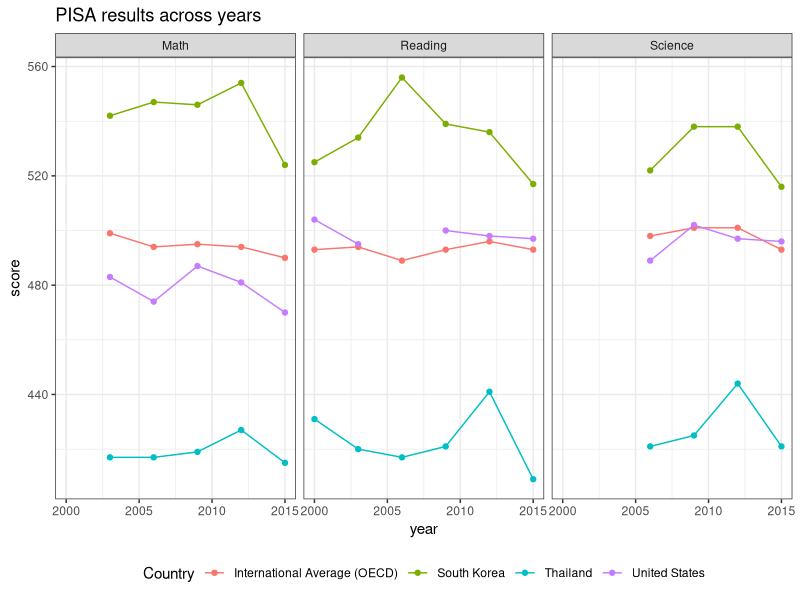

Write R code to recreate this figure.
## ---- chunk 1
knitr::opts_chunk$set(echo = TRUE)
## ---- chunk 2
# Load package
library(ggplot2)
# Load data
dat <- read.table(text = 'Country,year,score,subject
International Average (OECD),2015,490,Math
South Korea,2015,524,Math
Thailand,2015,415,Math
United States,2015,470,Math
International Average (OECD),2012,494,Math
South Korea,2012,554,Math
Thailand,2012,427,Math
United States,2012,481,Math
International Average (OECD),2009,495,Math
South Korea,2009,546,Math
Thailand,2009,419,Math
United States,2009,487,Math
International Average (OECD),2006,494,Math
South Korea,2006,547,Math
Thailand,2006,417,Math
United States,2006,474,Math
International Average (OECD),2003,499,Math
South Korea,2003,542,Math
Thailand,2003,417,Math
United States,2003,483,Math
International Average (OECD),2015,493,Reading
South Korea,2015,517,Reading
Thailand,2015,409,Reading
United States,2015,497,Reading
International Average (OECD),2012,496,Reading
South Korea,2012,536,Reading
Thailand,2012,441,Reading
United States,2012,498,Reading
International Average (OECD),2009,493,Reading
South Korea,2009,539,Reading
Thailand,2009,421,Reading
United States,2009,500,Reading
International Average (OECD),2006,489,Reading
South Korea,2006,556,Reading
Thailand,2006,417,Reading
United States,2006,NA,Reading
International Average (OECD),2003,494,Reading
South Korea,2003,534,Reading
Thailand,2003,420,Reading
United States,2003,495,Reading
International Average (OECD),2000,493,Reading
South Korea,2000,525,Reading
Thailand,2000,431,Reading
United States,2000,504,Reading
International Average (OECD),2015,493,Science
South Korea,2015,516,Science
Thailand,2015,421,Science
United States,2015,496,Science
International Average (OECD),2012,501,Science
South Korea,2012,538,Science
Thailand,2012,444,Science
United States,2012,497,Science
International Average (OECD),2009,501,Science
South Korea,2009,538,Science
Thailand,2009,425,Science
United States,2009,502,Science
International Average (OECD),2006,498,Science
South Korea,2006,522,Science
Thailand,2006,421,Science
United States,2006,489,Science', sep = ",", header = TRUE)
# ggplot2 code
ggplot(dat, aes(x = year, 
                y = score, 
                group = Country, 
                color = Country)) + 
  geom_point() +
  geom_line() +
  facet_wrap(~subject, nrow = 1) + 
  theme_bw() + theme(legend.position="bottom") +
  ggtitle("PISA results across years")
